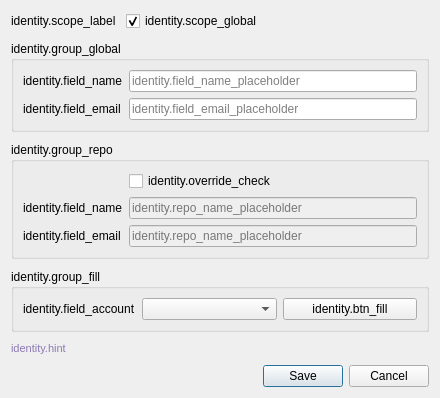
<?xml version="1.0" encoding="UTF-8"?>
<ui version="4.0">
 <class>IdentityDialog</class>
 <widget class="QDialog" name="IdentityDialog">
  <property name="minimumSize">
   <size>
    <width>440</width>
    <height>0</height>
   </size>
  </property>
  <property name="windowTitle">
   <string notr="true">identity.title</string>
  </property>
  <layout class="QVBoxLayout" name="mainLayout">
   <property name="spacing">
    <number>10</number>
   </property>
   <item>
    <layout class="QHBoxLayout" name="scopeRow">
     <item>
      <widget class="QLabel" name="scopeLabel">
       <property name="text">
        <string notr="true">identity.scope_label</string>
       </property>
      </widget>
     </item>
     <item>
      <widget class="QCheckBox" name="globalCheck">
       <property name="text">
        <string notr="true">identity.scope_global</string>
       </property>
       <property name="checked">
        <bool>true</bool>
       </property>
      </widget>
     </item>
     <item>
      <spacer name="scopeSpacer">
       <property name="orientation">
        <enum>Qt::Orientation::Horizontal</enum>
       </property>
       <property name="sizeHint" stdset="0">
        <size>
         <width>0</width>
         <height>0</height>
        </size>
       </property>
      </spacer>
     </item>
    </layout>
   </item>
   <item>
    <widget class="QGroupBox" name="globalGroup">
     <property name="title">
      <string notr="true">identity.group_global</string>
     </property>
     <layout class="QFormLayout" name="globalForm">
      <item row="0" column="0">
       <widget class="QLabel" name="globalNameLabel">
        <property name="text">
         <string notr="true">identity.field_name</string>
        </property>
        <property name="buddy">
         <cstring>globalNameEdit</cstring>
        </property>
       </widget>
      </item>
      <item row="0" column="1">
       <widget class="QLineEdit" name="globalNameEdit">
        <property name="placeholderText">
         <string notr="true">identity.field_name_placeholder</string>
        </property>
       </widget>
      </item>
      <item row="1" column="0">
       <widget class="QLabel" name="globalEmailLabel">
        <property name="text">
         <string notr="true">identity.field_email</string>
        </property>
        <property name="buddy">
         <cstring>globalEmailEdit</cstring>
        </property>
       </widget>
      </item>
      <item row="1" column="1">
       <widget class="QLineEdit" name="globalEmailEdit">
        <property name="placeholderText">
         <string notr="true">identity.field_email_placeholder</string>
        </property>
       </widget>
      </item>
     </layout>
    </widget>
   </item>
   <item>
    <widget class="QGroupBox" name="repoGroup">
     <property name="title">
      <string notr="true">identity.group_repo</string>
     </property>
     <layout class="QFormLayout" name="repoForm">
      <item row="0" column="1">
       <widget class="QCheckBox" name="overrideCheck">
        <property name="text">
         <string notr="true">identity.override_check</string>
        </property>
       </widget>
      </item>
      <item row="1" column="0">
       <widget class="QLabel" name="repoNameLabel">
        <property name="text">
         <string notr="true">identity.field_name</string>
        </property>
        <property name="buddy">
         <cstring>repoNameEdit</cstring>
        </property>
       </widget>
      </item>
      <item row="1" column="1">
       <widget class="QLineEdit" name="repoNameEdit">
        <property name="enabled">
         <bool>false</bool>
        </property>
        <property name="placeholderText">
         <string notr="true">identity.repo_name_placeholder</string>
        </property>
       </widget>
      </item>
      <item row="2" column="0">
       <widget class="QLabel" name="repoEmailLabel">
        <property name="text">
         <string notr="true">identity.field_email</string>
        </property>
        <property name="buddy">
         <cstring>repoEmailEdit</cstring>
        </property>
       </widget>
      </item>
      <item row="2" column="1">
       <widget class="QLineEdit" name="repoEmailEdit">
        <property name="enabled">
         <bool>false</bool>
        </property>
        <property name="placeholderText">
         <string notr="true">identity.repo_name_placeholder</string>
        </property>
       </widget>
      </item>
     </layout>
    </widget>
   </item>
   <item>
    <widget class="QGroupBox" name="fillGroup">
     <property name="title">
      <string notr="true">identity.group_fill</string>
     </property>
     <layout class="QFormLayout" name="fillForm">
      <item row="0" column="0">
       <widget class="QLabel" name="accountLabel">
        <property name="text">
         <string notr="true">identity.field_account</string>
        </property>
        <property name="buddy">
         <cstring>accountCombo</cstring>
        </property>
       </widget>
      </item>
      <item row="0" column="1">
       <layout class="QHBoxLayout" name="fillRow">
        <item>
         <widget class="QComboBox" name="accountCombo"/>
        </item>
        <item>
         <widget class="QPushButton" name="fillButton">
          <property name="text">
           <string notr="true">identity.btn_fill</string>
          </property>
         </widget>
        </item>
       </layout>
      </item>
     </layout>
    </widget>
   </item>
   <item>
    <widget class="QLabel" name="hintLabel">
     <property name="styleSheet">
      <string notr="true">color: rgb(140,120,180); font-size: 11px;</string>
     </property>
     <property name="text">
      <string notr="true">identity.hint</string>
     </property>
    </widget>
   </item>
   <item>
    <widget class="QDialogButtonBox" name="buttonBox">
     <property name="standardButtons">
      <set>QDialogButtonBox::StandardButton::Cancel|QDialogButtonBox::StandardButton::Save</set>
     </property>
    </widget>
   </item>
  </layout>
 </widget>
 <resources/>
 <connections/>
</ui>
